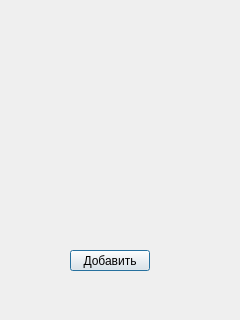
<?xml version="1.0" encoding="UTF-8"?>
<ui version="4.0">
 <class>SphereDialog</class>
 <widget class="QDialog" name="SphereDialog">
  <property name="geometry">
   <rect>
    <x>0</x>
    <y>0</y>
    <width>240</width>
    <height>320</height>
   </rect>
  </property>
  <property name="windowTitle">
   <string>Dialog</string>
  </property>
  <widget class="QPushButton" name="addPushButton">
   <property name="geometry">
    <rect>
     <x>70</x>
     <y>250</y>
     <width>80</width>
     <height>21</height>
    </rect>
   </property>
   <property name="text">
    <string>Добавить</string>
   </property>
  </widget>
 </widget>
 <resources/>
 <connections/>
</ui>
